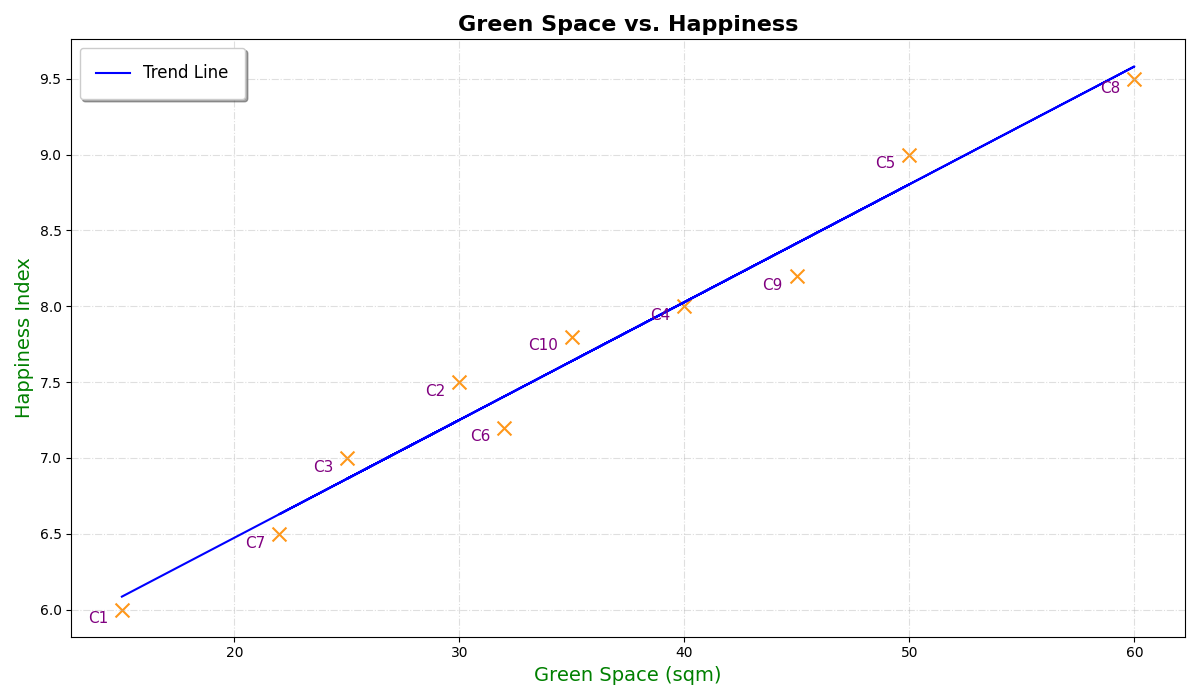

Write Python code to recreate this figure.
import matplotlib.pyplot as plt
import numpy as np

cities = np.arange(1, 11)
green_space_per_capita = np.array([15, 30, 25, 40, 50, 32, 22, 60, 45, 35])
happiness_index = np.array([6.0, 7.5, 7.0, 8.0, 9.0, 7.2, 6.5, 9.5, 8.2, 7.8])

plt.figure(figsize=(12, 7))
plt.scatter(green_space_per_capita, happiness_index, color='darkorange', edgecolors='gray', s=100, alpha=0.9, marker='x')

for i, city in enumerate(cities):
    plt.annotate(f'C{city}', 
                 (green_space_per_capita[i], happiness_index[i]),
                 textcoords="offset points",
                 xytext=(-10, -10),
                 ha='right', fontsize=11, color='purple')

plt.title("Green Space vs. Happiness", fontsize=16, fontweight='bold')
plt.xlabel("Green Space (sqm)", fontsize=14, color='green')
plt.ylabel("Happiness Index", fontsize=14, color='green')

plt.grid(True, linestyle='-.', alpha=0.4)

m, b = np.polyfit(green_space_per_capita, happiness_index, 1)
plt.plot(green_space_per_capita, m * green_space_per_capita + b, color='blue', linestyle='-', linewidth=1.5, label='Trend Line')

plt.legend(loc='upper left', fontsize=12, frameon=True, shadow=True, borderpad=1)
plt.tight_layout()
plt.show()
